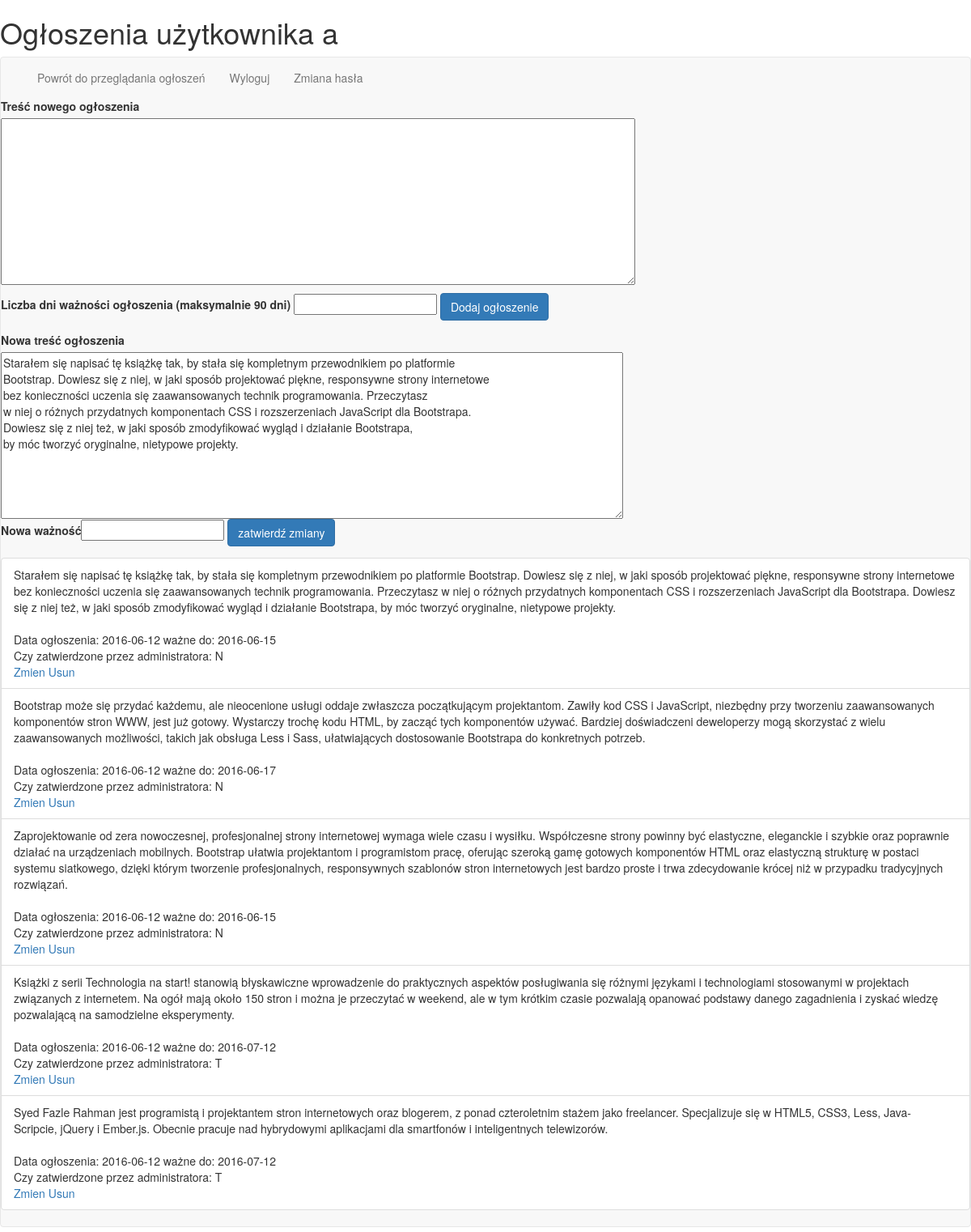
The page /indexOgloszeniaWlasne.php?akcjaE=zmien&id_o=154 (signed in) on the database its author committed.
### tables this page shows
CREATE TABLE IF NOT EXISTS `ogloszenia` (
  `id_o` int(255) unsigned NOT NULL,
  `Id_u` int(255) unsigned NOT NULL,
  `tresc` varchar(2550) NOT NULL,
  `data` date DEFAULT NULL,
  `waznosc` date DEFAULT NULL,
  `widocznosc` char(1) DEFAULT 'N'
);

### OgloszeniaWlasne.php (called while the page is built, shortened)
<?php
class OgloszeniaWlasne {
    function __construct($dbuser,$dbpass,$dbname,$dbhost){
		$this->handle = mysql_connect($dbhost,$dbuser,$dbpass) or die('zle dane do bazy');
	}
	function znajdz($id_o){
            $sql="select * from ogloszenia where id_o = '$id_o'";
            $query= mysql_query($sql);
         $row=mysql_fetch_assoc($query);
	 $aa= $row['tresc'];
               return $aa;
        }
     function listaWlasna($id_u) {
		$ret = array();
                $q = mysql_query("select * from ogloszenia where id_u = '$id_u' order by id_o DESC;");
		while ($txt = mysql_fetch_assoc($q)){
			$ret[] = $txt;
		}
		return $ret;
	}
        }
?>

### indexOgloszeniaWlasne.php (the view, shortened to what this page needs)
<?php
$h1="<h1> Ogłoszenia użytkownika ".$_SESSION["login"]."</h1>";
echo $h1 ;
?>
<!doctype html>
<html>
<head>
<link rel="stylesheet" href="css/bootstrap.css">
</head>
<body>
 <div class="navbar navbar-default">
<div class="container-fluid">
<div class="navbar-header">
<div class="collapse navbar-collapse" id="mynavbar-content">
<ul class="nav navbar-nav">
<li ><a href="index.php"> Powrót do przeglądania ogłoszeń </a></li>
<li><a href="Wyloguj.php"> Wyloguj </a></li>
<li><a href="ZmienHaslo.php"> Zmiana hasła </a></li>
</ul>
</div>
</div>
</div>
     <form action="indexOgloszeniaWlasne.php?akcjaE=dodaj" method="post">
 <label for="tresc">Treść nowego ogłoszenia</label><p><textarea cols="102" rows="10" name="tresc"></textarea></p>
 <label for="waznoscD">Liczba dni ważności ogłoszenia (maksymalnie 90 dni)</label>
 <input type="text"  name="waznoscD" />
 <input type="submit" class="btn btn-primary" value="Dodaj ogłoszenie" />
</form>
 <?php
        $aaaa="";
 require_once('./OgloszeniaWlasne.php');
 $ed = new OgloszeniaWlasne('ogloszenia','j23','ogloszenia','localhost');
 if (isset($_GET['akcjaE'])){
	switch($_GET['akcjaE']){
	 case 'zmien':{
        $aaaa= $ed->znajdz($_GET['id_o']);
         $tresc=$aaaa;
       }break;
	}
 }
if ($aaaa<>null){
 $aaa=" <form action=\"indexOgloszeniaWlasne.php?akcjaZ=zmienOgloszenie\" method=\"post\" >
<label for= \"tresc\"  >Nowa treść ogłoszenia</label></br><textarea cols=\"100\" rows=\"10\" name=\"tresc\">$tresc</textarea>
 </br><label for=\"waznosc\">Nowa ważność</label><input type=\"text\" name=\"waznoscD\" />
 <input type=\"submit\" class=\"btn btn-primary\" value=\"zatwierdź zmiany\" />
</form> " ;}
else{$aaa="";}
echo $aaa;
$lw = $ed->listaWlasna($_SESSION["id_u"]);
 echo('<ul class="list-group">');
 foreach($lw as $item){
 echo('<li class="list-group-item">'.$item['tresc'].'</br></br>'."Data ogłoszenia: ".$item['data']."  ważne do: ".$item['waznosc'].'</br>'."Czy zatwierdzone przez administratora: ".$item['widocznosc'].'</br>'.'<a href="indexOgloszeniaWlasne.php?akcjaE=zmien&id_o='.$item['id_o'].'"> Zmien </a><a href="indexOgloszeniaWlasne.php?akcjaE=usun&id_o='.$item['id_o'].'"> Usun </a></li>');
}
echo('</ul>'
      );
?>
</body></html>

### rows shown on the page
ogloszenia: tresc "Starałem się napisać tę książkę tak, by stała się kompletnym przewodnikiem po platformie Bootstrap. Dowiesz się z niej, w jaki sposób projektować piękne, responsywne strony internetowe bez konieczności uczenia się zaawansowanych technik programowania. Przeczytasz w niej o różnych przydatnych komponentach CSS i rozszerzeniach JavaScript dla Bootstrapa. Dowiesz się z niej też, w jaki sposób zmodyfikować wygląd i działanie Bootstrapa, by móc tworzyć oryginalne, nietypowe projekty.", data "2016-06-12", waznosc "2016-06-15", widocznosc "N"
ogloszenia: tresc "Bootstrap może się przydać każdemu, ale nieocenione usługi oddaje zwłaszcza początkującym projektantom. Zawiły kod CSS i JavaScript, niezbędny przy tworzeniu zaawansowanych komponentów stron WWW, jest już gotowy. Wystarczy trochę kodu HTML, by zacząć tych komponentów używać. Bardziej doświadczeni deweloperzy mogą skorzystać z wielu zaawansowanych możliwości, takich jak obsługa Less i Sass, ułatwiających dostosowanie Bootstrapa do konkretnych potrzeb.", data "2016-06-12", waznosc "2016-06-17", widocznosc "N"
ogloszenia: tresc "Zaprojektowanie od zera nowoczesnej, profesjonalnej strony internetowej wymaga wiele czasu i wysiłku. Współczesne strony powinny być elastyczne, eleganckie i szybkie oraz poprawnie działać na urządzeniach mobilnych. Bootstrap ułatwia projektantom i programistom pracę, oferując szeroką gamę gotowych komponentów HTML oraz elastyczną strukturę w postaci systemu siatkowego, dzięki którym tworzenie profesjonalnych, responsywnych szablonów stron internetowych jest bardzo proste i trwa zdecydowanie krócej niż w przypadku tradycyjnych rozwiązań.", data "2016-06-12", waznosc "2016-06-15", widocznosc "N"
ogloszenia: tresc "Książki z serii Technologia na start! stanowią błyskawiczne wprowadzenie do praktycznych aspektów posługiwania się różnymi językami i technologiami stosowanymi w projektach związanych z internetem. Na ogół mają około 150 stron i można je przeczytać w weekend, ale w tym krótkim czasie pozwalają opanować podstawy danego zagadnienia i zyskać wiedzę pozwalającą na samodzielne eksperymenty.", data "2016-06-12", waznosc "2016-07-12", widocznosc "T"
ogloszenia: tresc "Syed Fazle Rahman jest programistą i projektantem stron internetowych oraz blogerem, z ponad czteroletnim stażem jako freelancer. Specjalizuje się w HTML5, CSS3, Less, Java- Scripcie, jQuery i Ember.js. Obecnie pracuje nad hybrydowymi aplikacjami dla smartfonów i inteligentnych telewizorów.", data "2016-06-12", waznosc "2016-07-12", widocznosc "T"

### other values the page prints
$_SESSION["login"] "a"
